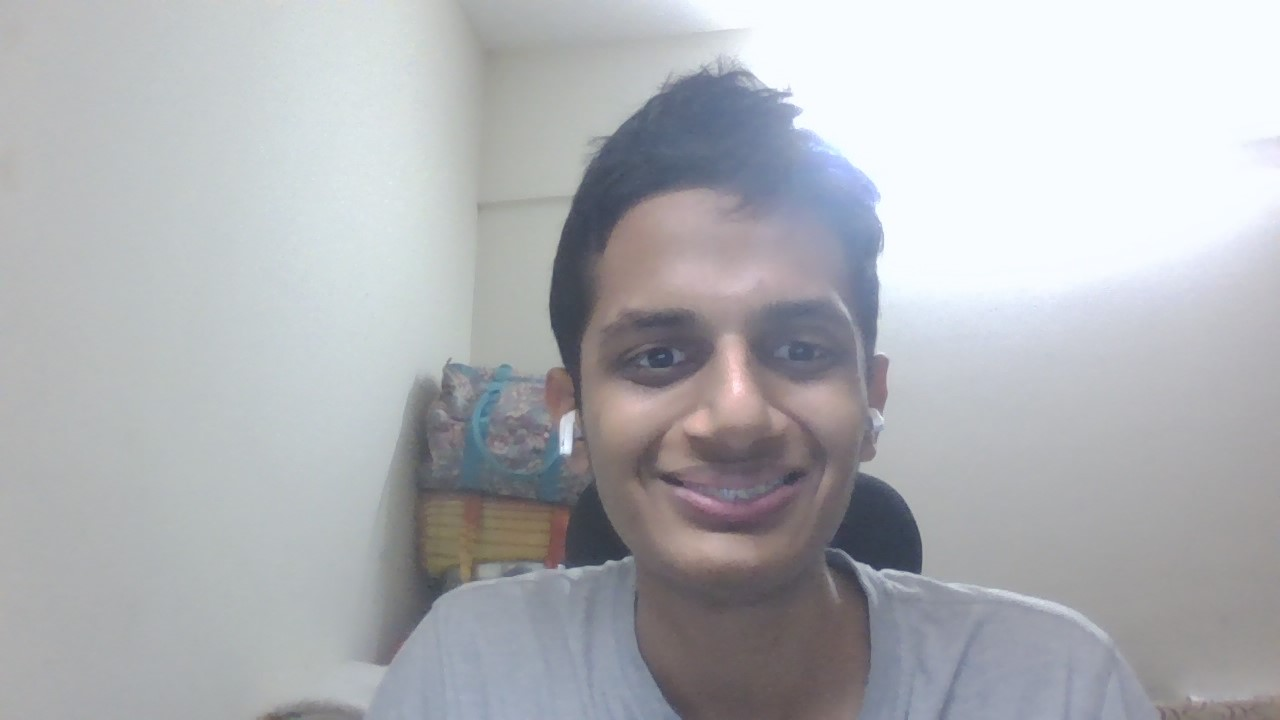
#> input picture flask/test/Happy.jpg, 1280 x 720 px
$ python face.py
#> lines starting #> are read from the running program, lines starting #| are printed output that depends on the picture
#> in erase_faces, image is the input picture: PIL image 1280x720 RGB; mean R, G, B 176.3, 178, 181.9
from PIL import Image, ImageDraw
import cv2
import os

def detect_faces(image_path):
    # Load the image using OpenCV
#> called with image_path = 'test/Happy.jpg'
    image = cv2.imread(image_path)
#> image: shape (720, 1280, 3)

    # Convert the image to grayscale
    gray = cv2.cvtColor(image, cv2.COLOR_BGR2GRAY)
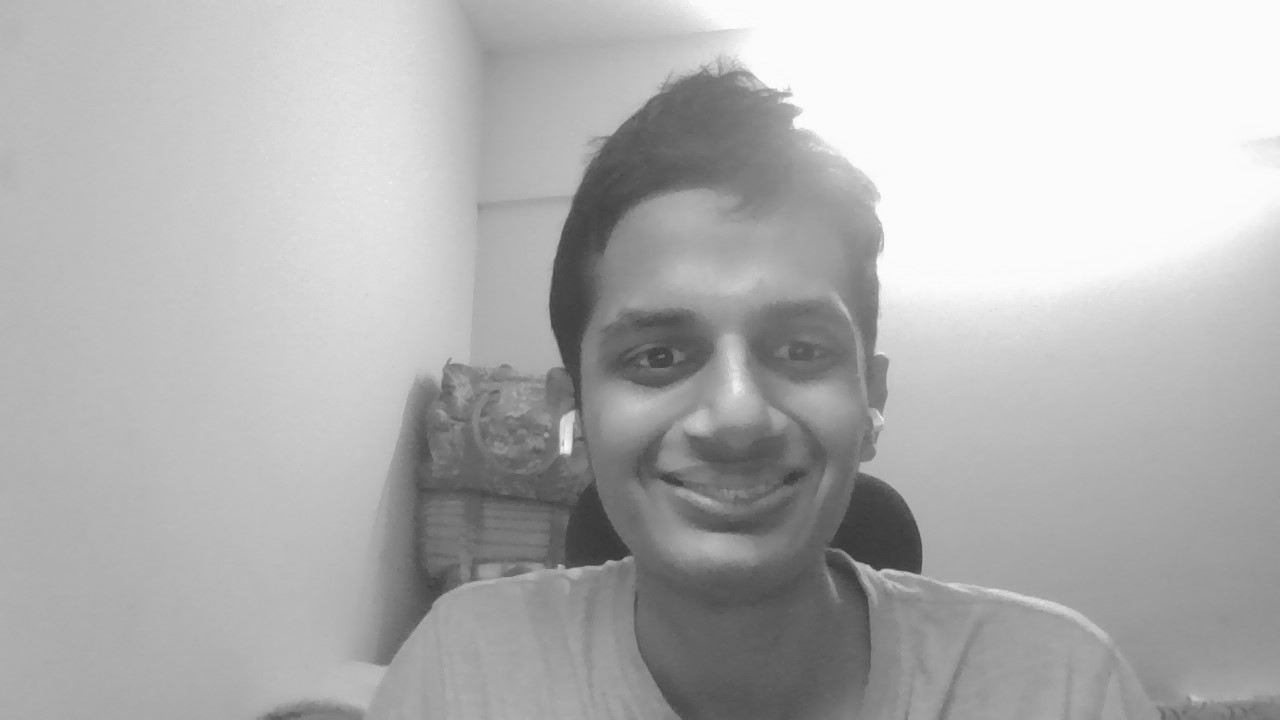
#> gray: shape (720, 1280); min 51, max 255, mean 177.9

    # Load the pre-trained face detector from OpenCV
    face_cascade = cv2.CascadeClassifier(cv2.data.haarcascades + 'haarcascade_frontalface_default.xml')

    # Detect faces in the image
    faces = face_cascade.detectMultiScale(gray, scaleFactor=1.1, minNeighbors=5, minSize=(30, 30))
#> faces = [[538, 196, 392, 392]]

    return faces

def erase_faces(image_path, output_path):
    # Open the image using Pillow
    image = Image.open(image_path)

    # Detect faces in the image
    faces = detect_faces(image_path)
#> faces = [[538, 196, 392, 392]]

    # Initialize a drawing object to draw bounding boxes on the original image
    draw = ImageDraw.Draw(image)

    # Iterate over detected faces, draw bounding boxes, and erase the faces
    for (x, y, w, h) in faces:
        # Draw a bounding box on the original image
        draw.rectangle([x, y, x+w, y+h], outline="red", width=2)

        # Erase the face region by pasting a transparent rectangle
        image.paste((0, 0, 0, 0), (x, y, x+w, y+h))
#> this loop made 1 pass
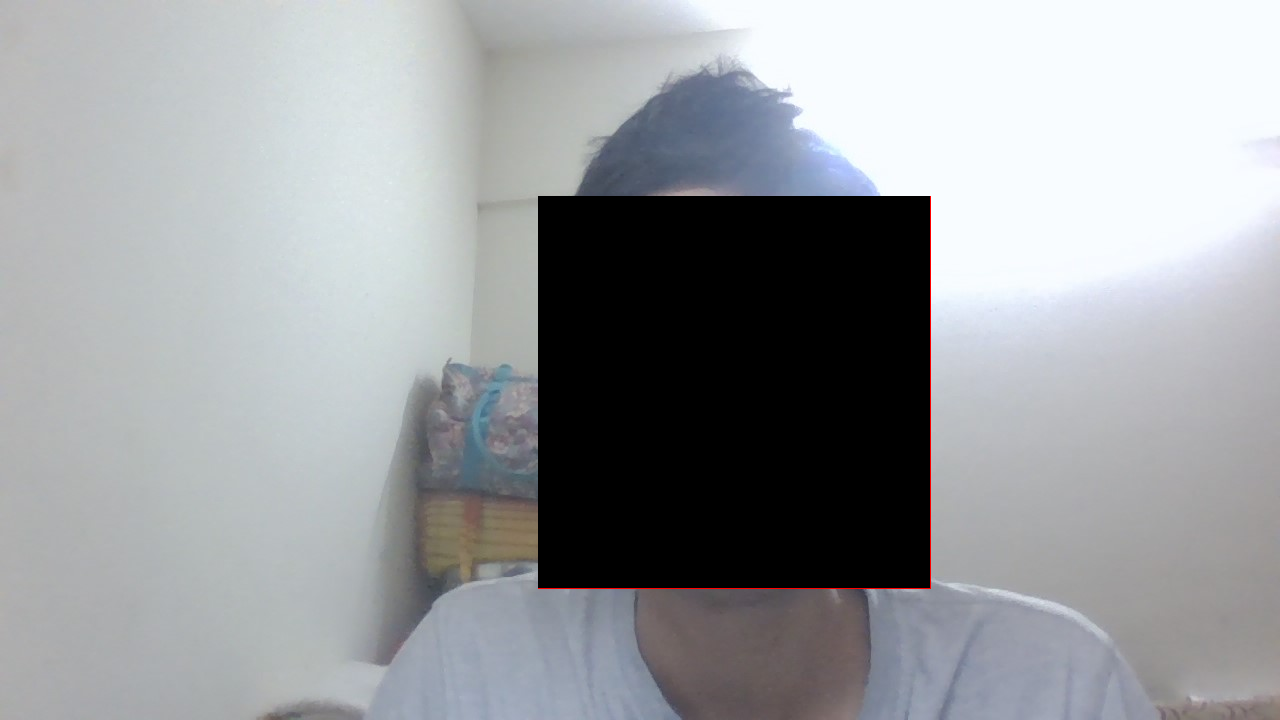
#> image: PIL image 1280x720 RGB; mean R, G, B 153.2, 155.9, 158.8

    # Save the result
    image.save(output_path, format='PNG')

if __name__ == "__main__":
    input_image_path = "test/Happy.jpg"
    output_image_path = "test/output.png"

    erase_faces(input_image_path, output_image_path)

$ run again, with flask/test/joy.jpg copied over flask/test/Happy.jpg
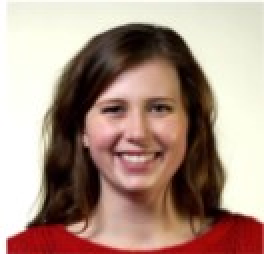
#> input picture flask/test/joy.jpg, 132 x 127 px (shown 2 times larger)
#> in erase_faces, image is the input picture: PIL image 132x127 RGB; mean R, G, B 172, 145.9, 132.8
#> in detect_faces, `gray = cv2.cvtColor(image, cv2.COLOR_BGR2GRAY)`:
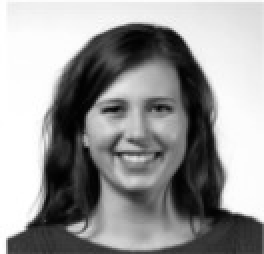
#> gray: shape (127, 132) (shown 2 times larger); min 1, max 255, mean 152.3
#> in detect_faces, `faces = face_cascade.detectMultiScale(gray, scaleFactor=1.1, minNeighb..`: faces = [[37, 31, 62, 62]]
#> the loop in erase_faces, `for (x, y, w, h) in faces:` made 1 pass
#> after the loop in erase_faces, `for (x, y, w, h) in faces:`:
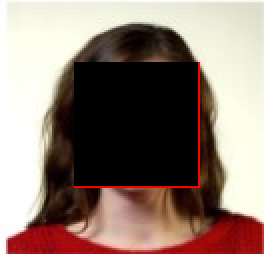
#> image: PIL image 132x127 RGB (shown 2 times larger); mean R, G, B 142.5, 123.5, 113.4

$ run again, with flask/test/images.jpeg copied over flask/test/Happy.jpg
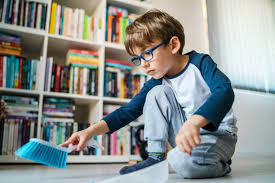
#> input picture flask/test/images.jpeg, 275 x 183 px
#> in erase_faces, image is the input picture: PIL image 275x183 RGB; mean R, G, B 139.4, 144.1, 141.1
#> image: shape (183, 275, 3)
#> in detect_faces, `gray = cv2.cvtColor(image, cv2.COLOR_BGR2GRAY)`:
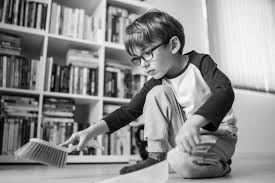
#> gray: shape (183, 275); min 0, max 253, mean 142.3
#> in detect_faces, `faces = face_cascade.detectMultiScale(gray, scaleFactor=1.1, minNeighb..`: faces = ()
